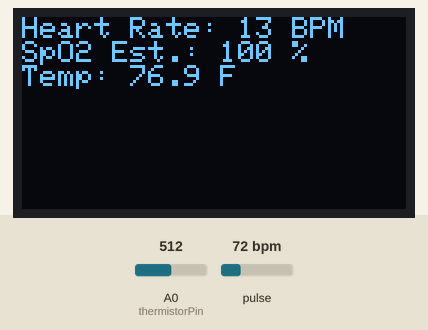
The sketch below on a simulated Arduino Uno, built with avr-gcc and run on an emulated ATmega328P. Parts: 128×64 one-colour display. The test bench sets the inputs (shaded band); at power-on: pulse 72 bpm, A0 (thermistorPin) = 512.

Above: at 1.2 s.
1.3 s: pulse set to 42 bpm
At 4.1 s:
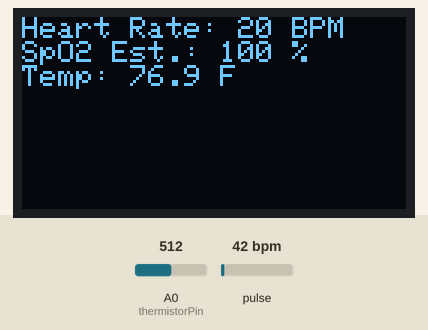
5.4 s: A0 (thermistorPin) set to 716
At 8.5 s:
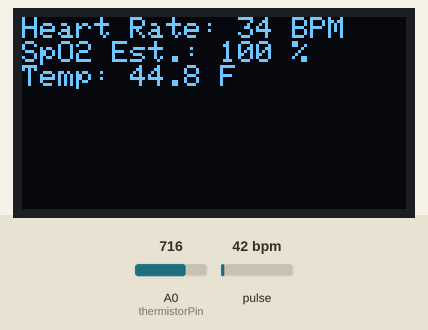
8.8 s: pulse set to 70 bpm
At 10.8 s:
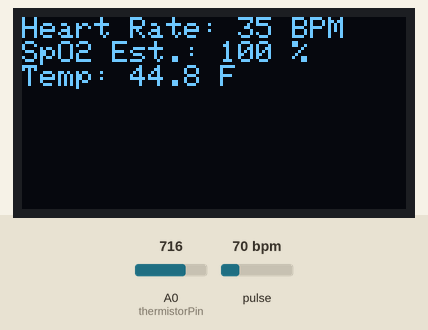
12.9 s: A0 (thermistorPin) set to 900
At 14.3 s:
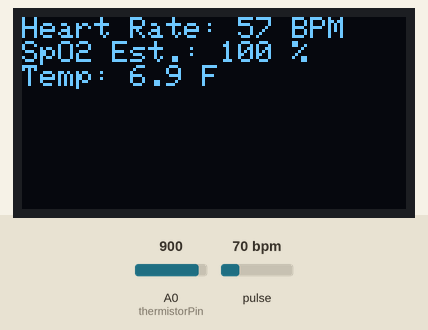
15.1 s: A0 (thermistorPin) set to 1023
At 16.6 s:
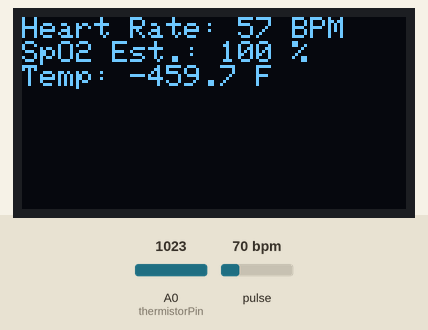
Timing chart, 0 to 18.1 s (numbered marks = the images above; inputs shaded):
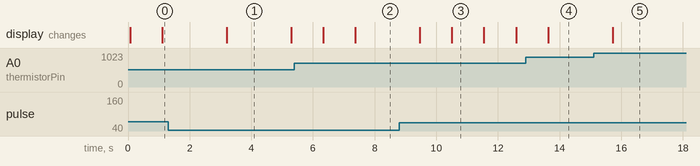

Measured:
- after the input at 5.4 s, the display: first changes after 0.93 s (image 2 shows a later state)
- after the input at 8.8 s, the display: first differs from a run without the input after 1.7 s (image 3)
- after the input at 12.9 s, the display: changes after 0.73 s (image 4)
- after the input at 15.1 s, the display: changes after 0.62 s (image 5)
- what the display in image 1 shows lasts 2.1 s, from 3.2 s to 5.3 s
- what the display in image 3 shows lasts 1.0 s, from 10.5 s to 11.5 s

The sketch:

sketch_jun6a.ino
```cpp
#include <Wire.h>
#include <Adafruit_GFX.h>
#include <Adafruit_SSD1306.h>
#include "MAX30105.h"
#include "heartRate.h"

#define SCREEN_WIDTH 128
#define SCREEN_HEIGHT 64
#define OLED_RESET -1
Adafruit_SSD1306 display(SCREEN_WIDTH, SCREEN_HEIGHT, &Wire, OLED_RESET);

MAX30105 particleSensor;

const int thermistorPin = A0;
const int SERIES_RESISTOR = 10000; // 10k resistor
const float nominalResistance = 10000;
const float nominalTemperature = 25.0;
const float bCoefficient = 3950;

// For heart rate
const byte RATE_SIZE = 4;
byte rates[RATE_SIZE];
byte rateSpot = 0;
long lastBeat = 0;
float beatsPerMinute;
int beatAvg;

void setup() {
  Serial.begin(115200);

  if (!display.begin(SSD1306_SWITCHCAPVCC, 0x3C)) {
    Serial.println(F("SSD1306 allocation failed"));
    while (true);
  }
  display.clearDisplay();
  display.setTextSize(1);
  display.setTextColor(SSD1306_WHITE);

  if (!particleSensor.begin(Wire, I2C_SPEED_STANDARD)) {
    Serial.println("MAX30102 not found. Please check wiring.");
    while (true);
  }

  particleSensor.setup(); // Configure sensor with default settings
  particleSensor.setPulseAmplitudeRed(0x0A);  // Turn Red LED to low
  particleSensor.setPulseAmplitudeIR(0x0F);   // Turn IR LED to medium
}

void loop() {
  // Heart Rate and SpO2
  long irValue = particleSensor.getIR();
  if (checkForBeat(irValue)) {
    long delta = millis() - lastBeat;
    lastBeat = millis();

    beatsPerMinute = 60 / (delta / 1000.0);

    if (beatsPerMinute < 255 && beatsPerMinute > 20) {
      rates[rateSpot++] = (byte)beatsPerMinute;
      rateSpot %= RATE_SIZE;

      beatAvg = 0;
      for (byte x = 0; x < RATE_SIZE; x++) beatAvg += rates[x];
      beatAvg /= RATE_SIZE;
    }
  }

  // Thermistor Reading
  int analogValue = analogRead(thermistorPin);
  float resistance = SERIES_RESISTOR / ((1023.0 / analogValue) - 1);
  float steinhart;
  steinhart = resistance / nominalResistance;
  steinhart = log(steinhart);
  steinhart /= bCoefficient;
  steinhart += 1.0 / (nominalTemperature + 273.15);
  steinhart = 1.0 / steinhart;
  steinhart -= 273.15;
  float temperatureF = (steinhart * 9.0) / 5.0 + 32.0;

  // Display Output
  display.clearDisplay();
  display.setCursor(0, 0);
  display.print("Heart Rate: ");
  display.print(beatAvg);
  display.println(" BPM");

  display.print("SpO2 Est.: ");
  display.print(map(irValue, 50000, 100000, 95, 100)); // crude estimate
  display.println(" %");

  display.print("Temp: ");
  display.print(temperatureF, 1);
  display.println(" F");

  display.display();
  delay(1000);
}
```
